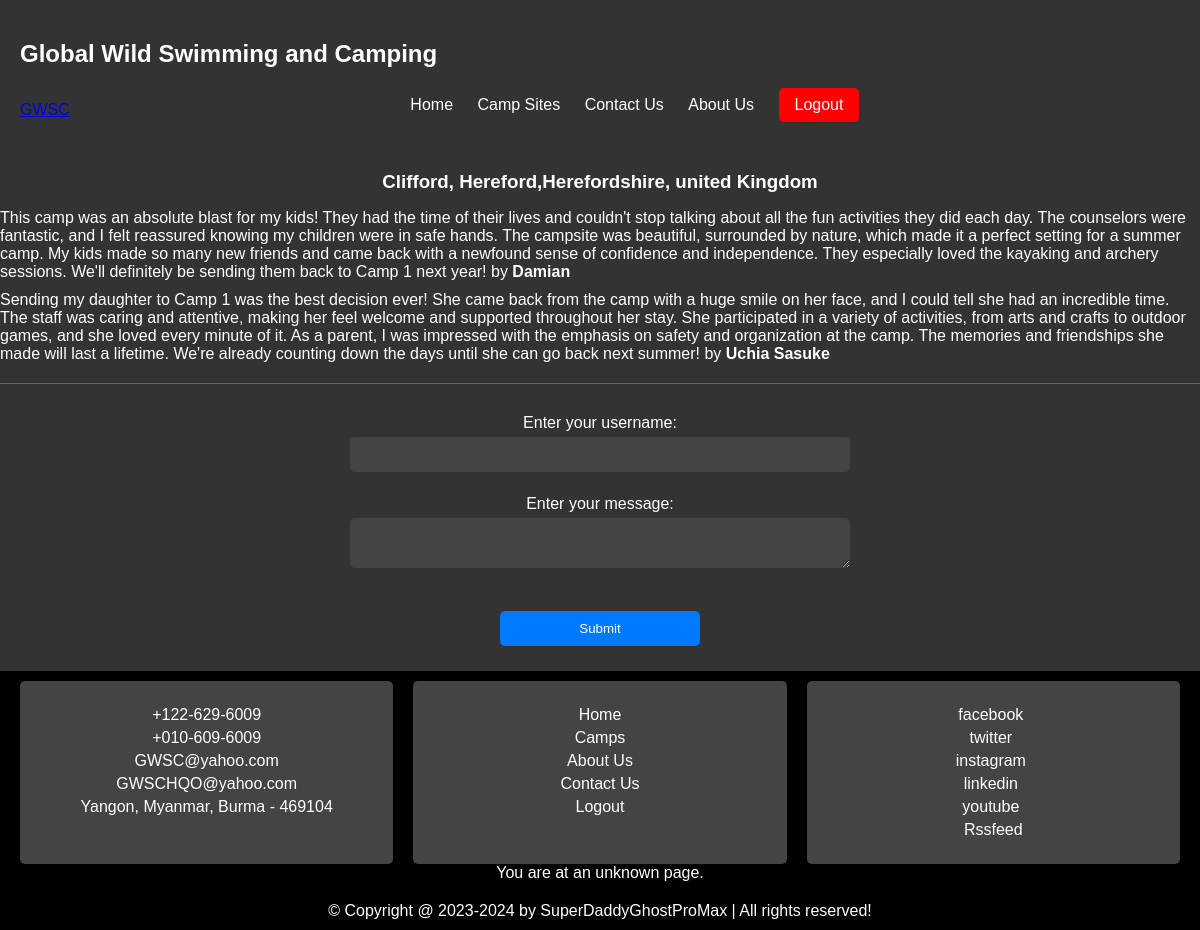
The page /reviews.php?id=8 on the database its author committed.
### tables this page shows
CREATE TABLE `camp` (
  `id` int(11) NOT NULL,
  `camp_name` varchar(100) NOT NULL,
  `location` text NOT NULL,
  `address` text NOT NULL,
  `country` varchar(255) NOT NULL,
  `about` text NOT NULL,
  `photo` varchar(255) NOT NULL
);

CREATE TABLE `reviews` (
  `id` int(11) NOT NULL,
  `message` text NOT NULL,
  `campid` int(11) NOT NULL,
  `username` varchar(100) DEFAULT NULL
);

### reviews.php (the view, shortened to what this page needs)
<?php
include 'config.php';
if (!isset($_GET['id'])) {
    echo "Invalid camp ID.";
} else {
    $campid = $_GET['id'];
    $sql = "SELECT * FROM camp WHERE id=$campid";
    $result = mysqli_query($conn, $sql);
    $record = mysqli_fetch_assoc($result);
    include 'user_header.php';
    echo "<h3>".$record['camp_name']."</h3>";
    $sql1 = "SELECT * FROM reviews WHERE campid=$campid";
    $result1 = mysqli_query($conn, $sql1);
    $num_rows = mysqli_num_rows($result1);
    if ($num_rows == 0) {
        echo "No reviews!";
    } else {
        echo "<ul>";
        while ($record1 = mysqli_fetch_assoc($result1)) {
            echo "<li>".$record1['message']." by <b>".$record1['username']."</b></li>";
        }
        echo "</ul>";
    }
    echo '
    <hr>
    <div>
        <form action="reviews.php" method="post">
            <input type="hidden" name="campid" value="'.$campid.'">
            Enter your username:
            <input type="text" name="username" required><br>
            Enter your message:
            <textarea name="message"></textarea><br>
            <input type="submit" name="submit" value="Submit">
        </form>
    </div>';
    include 'user_footer.php';
}
?>

### css/style.css (style rules this page uses)
h3 { color: #fff; text-align: center; }
form { display: flex; flex-direction: column; align-items: center; }
input[type="text"], input[type="email"], input[type="number"], textarea { background-color: #444; border: none; border-radius: 5px; color: #fff; padding: 10px; margin: 5px 0; width: 100%; }
textarea { resize: vertical; }
input[type="submit"] { background-color: #007bff; color: #fff; border: none; border-radius: 5px; padding: 10px; cursor: pointer; width: 200px; margin-top: 10px; }
hr { border: none; border-top: 1px solid #666; margin: 20px 0; }
h3 { margin-bottom: 20px; }
form { max-width: 500px; margin: 0 auto; }
form input, form select, form textarea { width: 100%; padding: 10px; margin-bottom: 15px; background-color: #444; color: #fff; border: none; border-radius: 5px; }
form textarea { resize: vertical; }
h3 { margin-bottom: 10px; }
h3 { color: #fff; }
form { display: flex; justify-content: center; align-items: center; padding: 10px; }
input[type="text"] { padding: 8px; border: 1px solid #fff; background-color: transparent; color: #fff; }
input[type="text"], input[type="email"], input[type="number"], input[type="date"] { width: 100%; padding: 10px; background-color: transparent; border: 1px solid #fff; color: #fff; }
input[type="submit"] { padding: 10px 15px; background-color: #007bff; color: #fff; border: none; cursor: pointer; }
ul { list-style: none; padding-left: 0; }
ul li { margin-bottom: 10px; }
textarea, input[type="text"] { width: 100%; padding: 10px; background-color: transparent; border: 1px solid #fff; color: #fff; }

### rows shown on the page
camp: camp_name "Clifford, Hereford,Herefordshire, united Kingdom"
reviews: message "This camp was an absolute blast for my kids! They had the time of their lives and couldn't stop talking about all the fun activities they did each day. The counselors were fantastic, and I felt reassured knowing my children were in safe hands. The campsite was beautiful, surrounded by nature, which made it a perfect setting for a summer camp. My kids made so many new friends and came back with a newfound sense of confidence and independence. They especially loved the kayaking and archery sessions. We'll definitely be sending them back to Camp 1 next year!", username "Damian"
reviews: message "Sending my daughter to Camp 1 was the best decision ever! She came back from the camp with a huge smile on her face, and I could tell she had an incredible time. The staff was caring and attentive, making her feel welcome and supported throughout her stay. She participated in a variety of activities, from arts and crafts to outdoor games, and she loved every minute of it. As a parent, I was impressed with the emphasis on safety and organization at the camp. The memories and friendships she made will last a lifetime. We're already counting down the days until she can go back next summer!", username "Uchia Sasuke"
